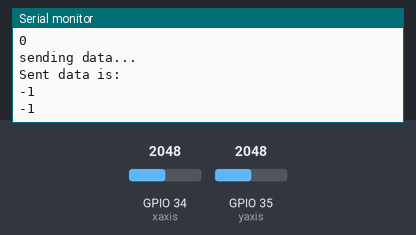
A sketch run on a simulated ESP32. Shown: the last lines printed to the serial monitor. The test bench sets the inputs (shaded band); at power-on: GPIO 34 (xaxis) = 2048, GPIO 35 (yaxis) = 2048. WiFi joins after 1.5 s; servers stay silent unless stated.

Above: at 2.7 s.
2.8 s: GPIO 34 (xaxis) set to 2841
At 3.9 s:
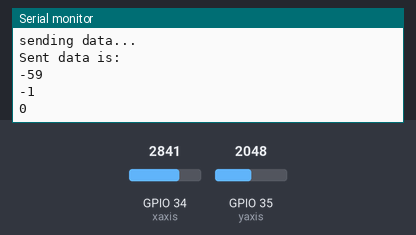
4.3 s: GPIO 35 (yaxis) set to 2866
At 4.9 s:
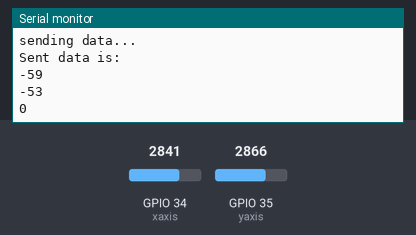
5.8 s: GPIO 34 (xaxis) set to 2761
At 6.8 s:
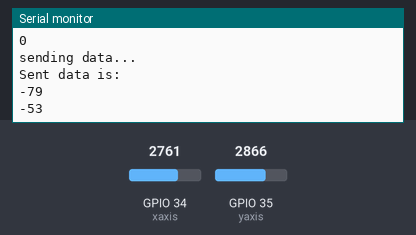
7.3 s: GPIO 35 (yaxis) set to 3603
At 8.1 s:
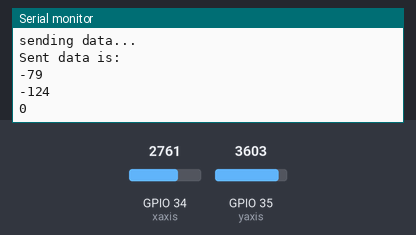
Timing chart, 0 to 9.8 s (numbered marks = the images above; inputs shaded):
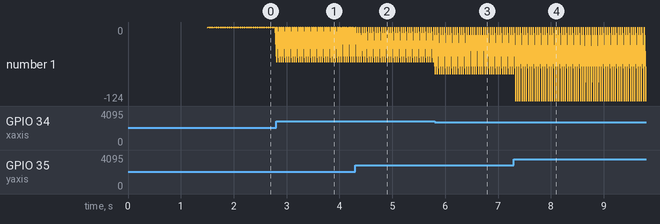

Measured:
- after the input at 2.8 s, the serial monitor: prints a new line at once (image 1)
- after the input at 4.3 s, the serial monitor: prints a new line at once (image 2)
- after the input at 5.8 s, the serial monitor: prints a new line at once (image 3)
- after the input at 7.3 s, the serial monitor: prints a new line at once (image 4)
- plotted number 1: -53 → -124 after the input at 7.3 s

The sketch:

SUN_YUCHEN_LAB413_STA.ino
```cpp
#include <WiFi.h>
#include <WiFiUdp.h>

int xaxis = 34;
int yaxis = 35;

const char* ssid     = "meam510"; // create the WiFi name
const char* password = "gooooooo"; // create the WiFi password


WiFiUDP UDPTestServer; // set the WiFi to UDP mode
IPAddress myIPaddress(192,168,1,174); // Yuchen Sun's IP
IPAddress ipTarget(192, 168, 1, 165); // Shallchee Shih's IP

const int UDP_PACKET_SIZE = 20; // set packet size
char udpBuffer[UDP_PACKET_SIZE]; // set the sending packet
char packetBuffer[UDP_PACKET_SIZE]; // set the receiev packet
char receive_number[UDP_PACKET_SIZE]; // set the recieve number packet
WiFiServer server(80);
unsigned int udpTargetPort=2801; // create the target port

void setup() {
  //put your setup code here, to run once
  // set the Wifi as Station mode
  Serial.begin(115200);
  // WiFi address configuration
  Serial.println("Connecting to ");  Serial.println(ssid);
  WiFi.config(myIPaddress,IPAddress(192,168,1,1),IPAddress(255,255,255,0));
  WiFi.begin(ssid, password);
  server.begin();
  UDPTestServer.begin(udpTargetPort); // UDP begin

  while (WiFi.status() != WL_CONNECTED) // wait until the Wifi is connected
  {
    delay(500);
    Serial.print(".");
  }

  Serial.println("WiFi connected");
  packetBuffer[UDP_PACKET_SIZE] = 0; // initialize the recieve packet
}

int handleUDPServer()
{
  // write the recieve packet here
  int cb = UDPTestServer.parsePacket(); // a boolean to determine whether there is a sending packet.
  if (cb)
  {
    // recieve the sending packet
    UDPTestServer.read(packetBuffer, UDP_PACKET_SIZE);
    receive_number[0] = packetBuffer[0];
    return receive_number[0];
  }
}

void fncUdpSend(int number1, int number2) // number1: the value of potentiometer, number2: the switch boolean
{
  // write the sending subroutine here
  Serial.println("sending data...");
  udpBuffer[0]=number1; // if the botton is pressed, left shift number2
  udpBuffer[1]=number2;
  // send the packet to the other device
  UDPTestServer.beginPacket(ipTarget, udpTargetPort);
  UDPTestServer.printf("%s",udpBuffer);
  UDPTestServer.endPacket();
  Serial.println("Sent data is:");
  Serial.printf("%d\n",udpBuffer[0]);
  Serial.printf("%d\n",udpBuffer[1]);
}

void loop() {
  int recieve_speed;  // recieve pwm
  int val_1; // read the value of potentiometer
  int val_2;
  recieve_speed = handleUDPServer();
  val_1= map(analogRead(xaxis),0,4095,0,1023);
  val_2 = map(analogRead(yaxis),0,4095,0,1023);
  fncUdpSend(val_1,val_2);
  delay(10);
  Serial.printf("%d\n",recieve_speed);
  delay(30);
}
```
